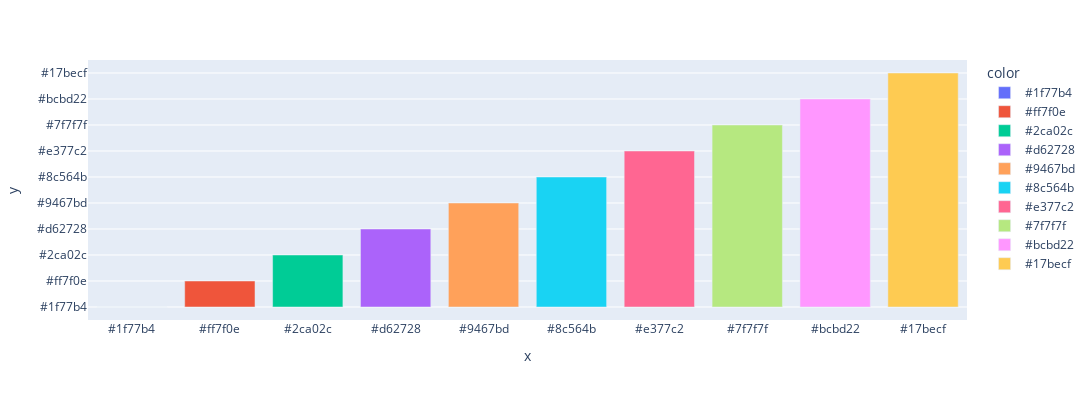

Notebook code cell kept with this figure:
### Code cell
#Colors default:
list_col = ['#1f77b4', '#ff7f0e', '#2ca02c', '#d62728', '#9467bd', '#8c564b', '#e377c2', '#7f7f7f', '#bcbd22', '#17becf']
# '#1f77b4',  # muted blue
# '#ff7f0e',  # safety orange
# '#2ca02c',  # cooked asparagus green
# '#d62728',  # brick red
# '#9467bd',  # muted purple
# '#8c564b',  # chestnut brown
# '#e377c2',  # raspberry yogurt pink
# '#7f7f7f',  # middle gray
# '#bcbd22',  # curry yellow-green
# '#17becf'   # blue-teal

# Show colors in a bar plot:
fig6 = px.bar(x=list_col, y=list_col, color=list_col, width=1500, height=400)

# import plotly.graph_objects as go
# fig6 = go.Figure(data=[go.Bar(x=list_col, y=list_col)], color_discrete_sequence=list_col)
fig6.show()

### Figure 1 — Plotly figure (JSON) as saved in the notebook; plotly's stock layout.template omitted (floating-point values rounded to 4 significant figures)
{"data": [{"alignmentgroup": "True", "hovertemplate": "color=#1f77b4<br>x=%{x}<br>y=%{y}<extra></extra>", "legendgroup": "#1f77b4", "marker": {"color": "#636efa", "pattern": {"shape": ""}}, "name": "#1f77b4", "offsetgroup": "#1f77b4", "orientation": "v", "showlegend": true, "textposition": "auto", "type": "bar", "x": ["#1f77b4"], "xaxis": "x", "y": ["#1f77b4"], "yaxis": "y"}, {"alignmentgroup": "True", "hovertemplate": "color=#ff7f0e<br>x=%{x}<br>y=%{y}<extra></extra>", "legendgroup": "#ff7f0e", "marker": {"color": "#EF553B", "pattern": {"shape": ""}}, "name": "#ff7f0e", "offsetgroup": "#ff7f0e", "orientation": "v", "showlegend": true, "textposition": "auto", "type": "bar", "x": ["#ff7f0e"], "xaxis": "x", "y": ["#ff7f0e"], "yaxis": "y"}, {"alignmentgroup": "True", "hovertemplate": "color=#2ca02c<br>x=%{x}<br>y=%{y}<extra></extra>", "legendgroup": "#2ca02c", "marker": {"color": "#00cc96", "pattern": {"shape": ""}}, "name": "#2ca02c", "offsetgroup": "#2ca02c", "orientation": "v", "showlegend": true, "textposition": "auto", "type": "bar", "x": ["#2ca02c"], "xaxis": "x", "y": ["#2ca02c"], "yaxis": "y"}, {"alignmentgroup": "True", "hovertemplate": "color=#d62728<br>x=%{x}<br>y=%{y}<extra></extra>", "legendgroup": "#d62728", "marker": {"color": "#ab63fa", "pattern": {"shape": ""}}, "name": "#d62728", "offsetgroup": "#d62728", "orientation": "v", "showlegend": true, "textposition": "auto", "type": "bar", "x": ["#d62728"], "xaxis": "x", "y": ["#d62728"], "yaxis": "y"}, {"alignmentgroup": "True", "hovertemplate": "color=#9467bd<br>x=%{x}<br>y=%{y}<extra></extra>", "legendgroup": "#9467bd", "marker": {"color": "#FFA15A", "pattern": {"shape": ""}}, "name": "#9467bd", "offsetgroup": "#9467bd", "orientation": "v", "showlegend": true, "textposition": "auto", "type": "bar", "x": ["#9467bd"], "xaxis": "x", "y": ["#9467bd"], "yaxis": "y"}, {"alignmentgroup": "True", "hovertemplate": "color=#8c564b<br>x=%{x}<br>y=%{y}<extra></extra>", "legendgroup": "#8c564b", "marker": {"color": "#19d3f3", "pattern": {"shape": ""}}, "name": "#8c564b", "offsetgroup": "#8c564b", "orientation": "v", "showlegend": true, "textposition": "auto", "type": "bar", "x": ["#8c564b"], "xaxis": "x", "y": ["#8c564b"], "yaxis": "y"}, {"alignmentgroup": "True", "hovertemplate": "color=#e377c2<br>x=%{x}<br>y=%{y}<extra></extra>", "legendgroup": "#e377c2", "marker": {"color": "#FF6692", "pattern": {"shape": ""}}, "name": "#e377c2", "offsetgroup": "#e377c2", "orientation": "v", "showlegend": true, "textposition": "auto", "type": "bar", "x": ["#e377c2"], "xaxis": "x", "y": ["#e377c2"], "yaxis": "y"}, {"alignmentgroup": "True", "hovertemplate": "color=#7f7f7f<br>x=%{x}<br>y=%{y}<extra></extra>", "legendgroup": "#7f7f7f", "marker": {"color": "#B6E880", "pattern": {"shape": ""}}, "name": "#7f7f7f", "offsetgroup": "#7f7f7f", "orientation": "v", "showlegend": true, "textposition": "auto", "type": "bar", "x": ["#7f7f7f"], "xaxis": "x", "y": ["#7f7f7f"], "yaxis": "y"}, {"alignmentgroup": "True", "hovertemplate": "color=#bcbd22<br>x=%{x}<br>y=%{y}<extra></extra>", "legendgroup": "#bcbd22", "marker": {"color": "#FF97FF", "pattern": {"shape": ""}}, "name": "#bcbd22", "offsetgroup": "#bcbd22", "orientation": "v", "showlegend": true, "textposition": "auto", "type": "bar", "x": ["#bcbd22"], "xaxis": "x", "y": ["#bcbd22"], "yaxis": "y"}, {"alignmentgroup": "True", "hovertemplate": "color=#17becf<br>x=%{x}<br>y=%{y}<extra></extra>", "legendgroup": "#17becf", "marker": {"color": "#FECB52", "pattern": {"shape": ""}}, "name": "#17becf", "offsetgroup": "#17becf", "orientation": "v", "showlegend": true, "textposition": "auto", "type": "bar", "x": ["#17becf"], "xaxis": "x", "y": ["#17becf"], "yaxis": "y"}], "layout": {"barmode": "relative", "height": 400, "legend": {"title": {"text": "color"}, "tracegroupgap": 0}, "margin": {"t": 60}, "width": 1500, "xaxis": {"anchor": "y", "domain": [0, 1], "title": {"text": "x"}}, "yaxis": {"anchor": "x", "domain": [0, 1], "title": {"text": "y"}}}}
